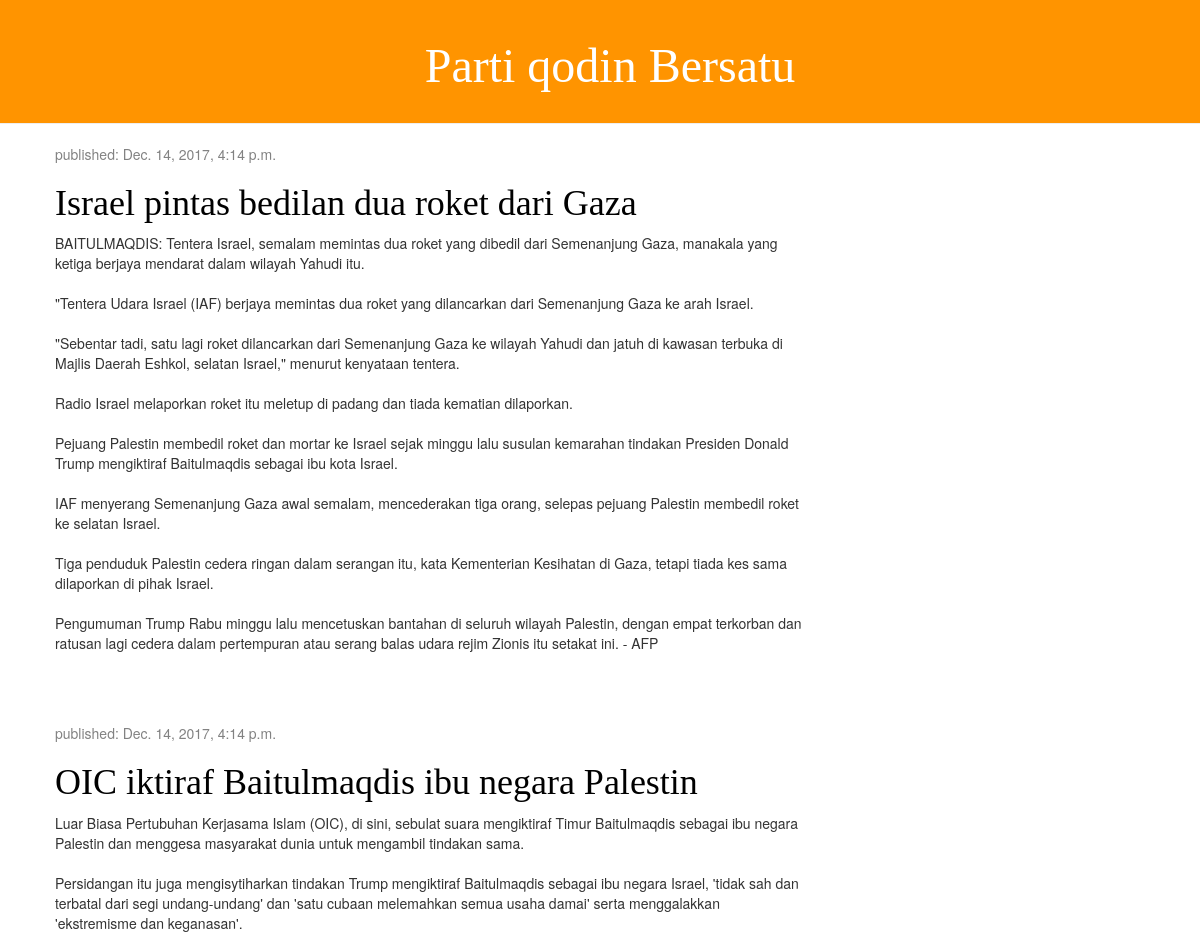
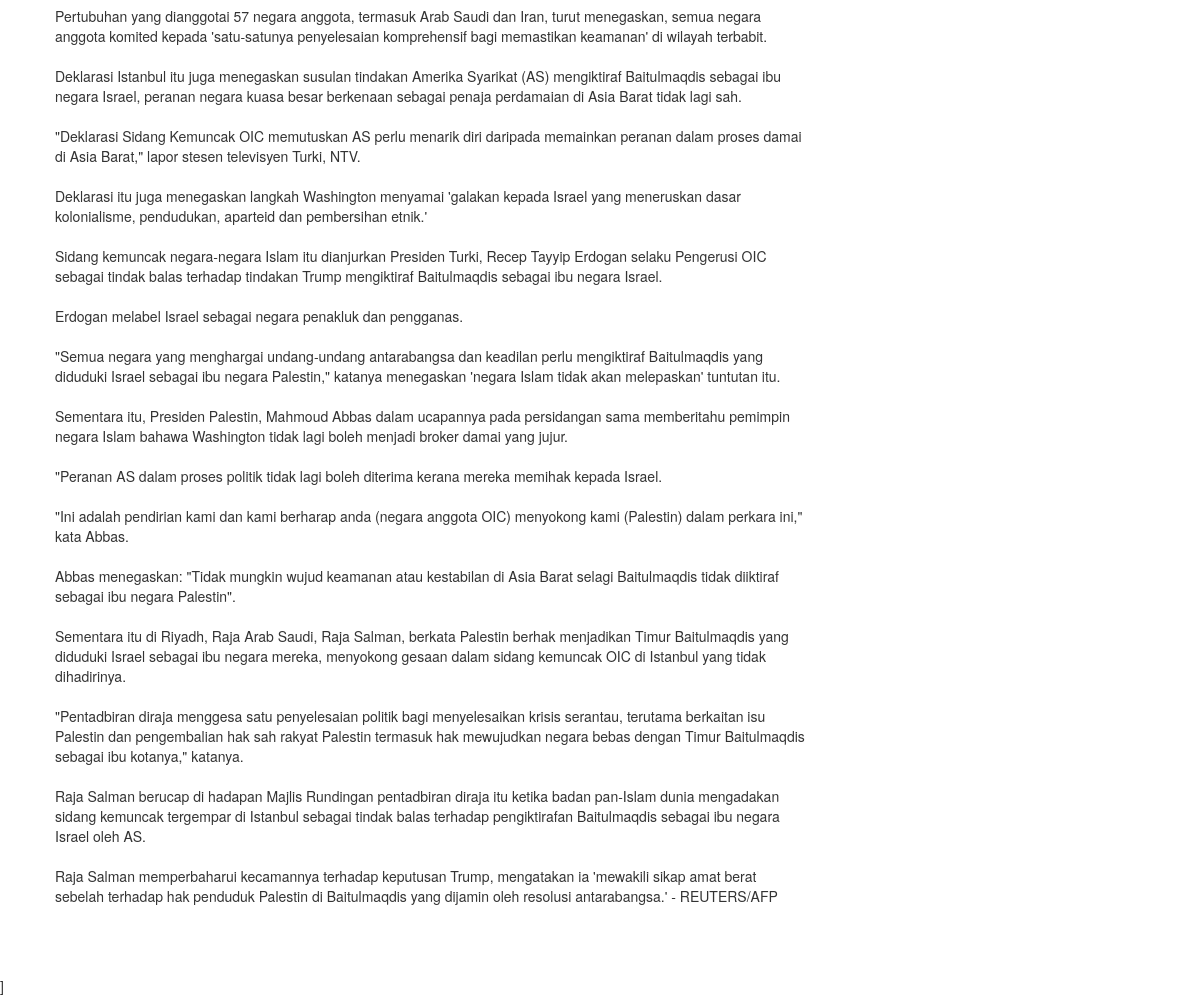
The page / on the database its author committed (2 pictures, top to bottom).
### blog/models.py (models this page shows, shortened)
class Post(models.Model):
    author = models.ForeignKey('auth.User',on_delete=models.CASCADE)
    title = models.CharField(max_length=200)
    text = models.TextField()
    created_date = models.DateTimeField(
            default=timezone.now)
    published_date = models.DateTimeField(
            blank=True, null=True)

### blog/views.py (the view)
# urls.py: url(r'^$', views.post_list, name='post_list'),
def post_list(request):
    posts = Post.objects.filter(published_date__lte=timezone.now()).order_by('published_date')
    return render(request, 'blog/post_list.html', {'posts': posts})

### blog/templates/blog/post_list.html (shortened to what this page needs)
    		{% load staticfiles %}
<html>
    <head>
        <link rel="stylesheet" href="//maxcdn.bootstrapcdn.com/bootstrap/3.2.0/css/bootstrap.min.css">
		        <link rel="stylesheet" href="//maxcdn.bootstrapcdn.com/bootstrap/3.2.0/css/bootstrap-theme.min.css">
		        <link rel="stylesheet" href="{% static 'css/blog.css' %}">
		    </head>
    </head>
    <body>
        <div class="page-header">
    		<center><h1>Parti qodin Bersatu</h1></center>
		</div>
		<div class="content container">
		    <div class="row">
		        <div class="col-md-8">
		            {% for post in posts %}
		                <div class="post">
		                    <div class="date">
		                        <p>published: {{ post.published_date }}</p>
		                    </div>
		                    <h1><a href="">{{ post.title }}</a></h1>
		                    <p>{{ post.text|linebreaksbr }}</p>
		                </div>
		            {% endfor %}
		        </div>
		    </div>
		</div>
	</body>
	</html>]

### blog/static/css/blog.css (style rules this page uses)
.page-header { background-color: #ff9400; margin-top: 0; padding: 20px 20px 20px 40px; }
.page-header h1, .page-header h1 a, .page-header h1 a:visited, .page-header h1 a:active { color: #ffffff; font-size: 36pt; text-decoration: none; }
.content { margin-left: 40px; }
h1, h2, h3, h4 { font-family: 'Lobster', cursive; }
.date { color: #828282; }
.post { margin-bottom: 70px; }
.post h1 a, .post h1 a:visited { color: #000000; }

### rows shown on the page
Post: published_date "Dec. 14, 2017, 4:14 p.m.", title "Israel pintas bedilan dua roket dari Gaza", text "BAITULMAQDIS: Tentera Israel, semalam memintas dua roket yang dibedil dari Semenanjung Gaza, manakala yang ketiga berjaya mendarat dalam wilayah Yahudi itu. \"Tentera Udara Israel (IAF) berjaya memintas dua roket yang dilancarkan dari Semenanjung Gaza ke arah Israel. \"Sebentar tadi, satu lagi roket dilancarkan dari Semenanjung Gaza ke wilayah Yahudi dan jatuh di kawasan terbuka di Majlis Daerah Eshkol, selatan Israel,\" menurut kenyataan tentera. Radio Israel melaporkan roket itu meletup di padang dan tiada kematian dilaporkan. Pejuang Palestin membedil roket dan mortar ke Israel sejak minggu lalu susulan kemarahan tindakan Presiden Donald Trump mengiktiraf Baitulmaqdis sebagai ibu kota…"
Post: published_date "Dec. 14, 2017, 4:14 p.m.", title "OIC iktiraf Baitulmaqdis ibu negara Palestin", text "Luar Biasa Pertubuhan Kerjasama Islam (OIC), di sini, sebulat suara mengiktiraf Timur Baitulmaqdis sebagai ibu negara Palestin dan menggesa masyarakat dunia untuk mengambil tindakan sama. Persidangan itu juga mengisytiharkan tindakan Trump mengiktiraf Baitulmaqdis sebagai ibu negara Israel, 'tidak sah dan terbatal dari segi undang-undang' dan 'satu cubaan melemahkan semua usaha damai' serta menggalakkan 'ekstremisme dan keganasan'. Pertubuhan yang dianggotai 57 negara anggota, termasuk Arab Saudi dan Iran, turut menegaskan, semua negara anggota komited kepada 'satu-satunya penyelesaian komprehensif bagi memastikan keamanan' di wilayah terbabit. Deklarasi Istanbul itu juga menegaskan susulan…"
